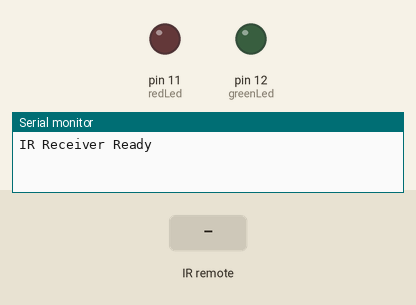
Simulated run of this program. Board: Arduino Uno, built with avr-gcc and run on an emulated ATmega328P. Parts: output pins drawn as LEDs (lit = HIGH), the last lines printed to the serial monitor. Inputs (shaded band) come from the test bench.

Above: at 1.2 s.
1.3 s: infrared code 0xCF30FF00 received
At 2.2 s:
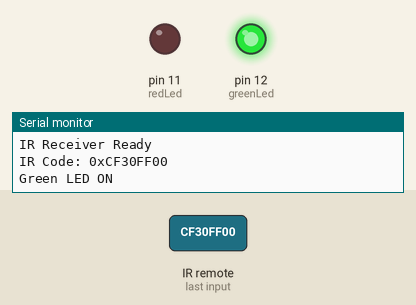
2.8 s: infrared code 0x857AFF00 received
At 3.3 s:
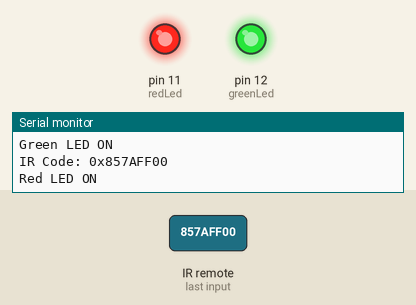
4.3 s: infrared code 0xE718FF00 received
At 5.6 s:
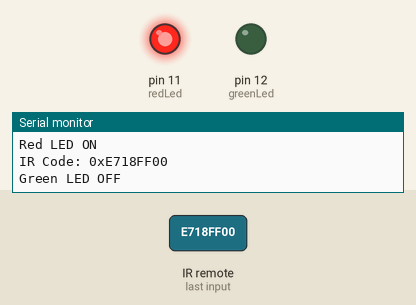
Timing chart, 0 to 7.3 s (numbered marks = the images above; inputs shaded):
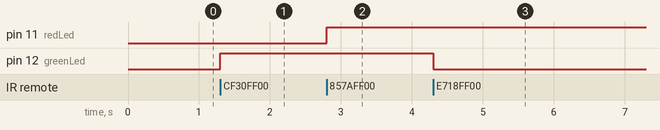

The program:

main.cpp
```cpp
#include <Arduino.h>
#include <IRremote.hpp>

#define IR_RECEIVE_PIN 2
int greenLed = 12;
int redLed=11;

void setup() {
  Serial.begin(9600);
  pinMode(greenLed, OUTPUT);
  pinMode(redLed, OUTPUT);

  IrReceiver.begin(IR_RECEIVE_PIN, ENABLE_LED_FEEDBACK);
  Serial.println("IR Receiver Ready");
}

void loop() {
  if (IrReceiver.decode()) {
    unsigned long irCode = IrReceiver.decodedIRData.decodedRawData;

    Serial.print("IR Code: 0x");
    Serial.println(irCode, HEX);

    // Change these codes to match your remote buttons
    if (irCode ==  0xCF30FF00) {  // Green LED ON
      digitalWrite(greenLed, HIGH);
      Serial.println("Green LED ON");
    }
    else if (irCode == 0xE718FF00) {  // Green LED OFF
      digitalWrite(greenLed, LOW);
      Serial.println("Green LED OFF");
    }
    else if (irCode == 0x857AFF00) {  // Red LED ON
      digitalWrite(redLed, HIGH);
      Serial.println("Red LED ON");
    }
    else if (irCode == 0xC738FF00) {  // Red LED OFF
      digitalWrite(redLed, LOW);
      Serial.println("Red LED OFF");
    }

    IrReceiver.resume();
  }
}
```

Measured:
- after the input at 1.3 s, pin 12 (greenLed): LOW → HIGH at once
- after the input at 2.8 s, pin 11 (redLed): LOW → HIGH at once
- after the input at 4.3 s, pin 12 (greenLed): HIGH → LOW at once
